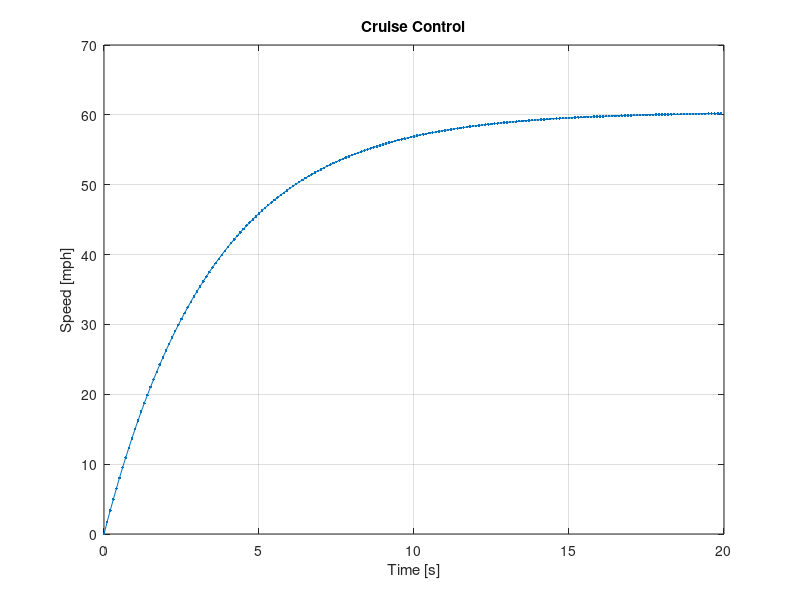

Source code (MATLAB):
% Illustration of Euler method for solving a 1st order ODE
% Given the ODE \dot{y} + (1/tau) y = F and initial conditions
% Find a solution to the ODE - y(t)
clear

% Define the model parameters as constants
m = 800;       % mass [kg]
b = 225;      % linear drag [Ns/m]
Fstep = 6075;  % amplitude of step force input [N]

% Initial conditions
y0 = 0;    % y(t=0)

% Numeric soution setup
dt = 0.1;  % define the time step in seconds
Tend = 20;
N = round(Tend/dt);  % number of time steps

v(1) = y0;  % the init. cond. as the first element in a vector
t(1) = 0;   % start a vector to record the time in seconds
for k = 1:N-1
    vdot = -b/m*v(k)+1/m*Fstep;   % the expresion for the derivative
    v(k+1) = v(k) + vdot*dt;  % append a new element to the vector
    t(k+1) = k*dt;            % record the time value
end

% Plot the results
figure(1);
clf();
plot(t,v/0.447,'.-')
xlabel('Time [s]')
ylabel('Speed [mph]')
title('Cruise Control')
grid on





